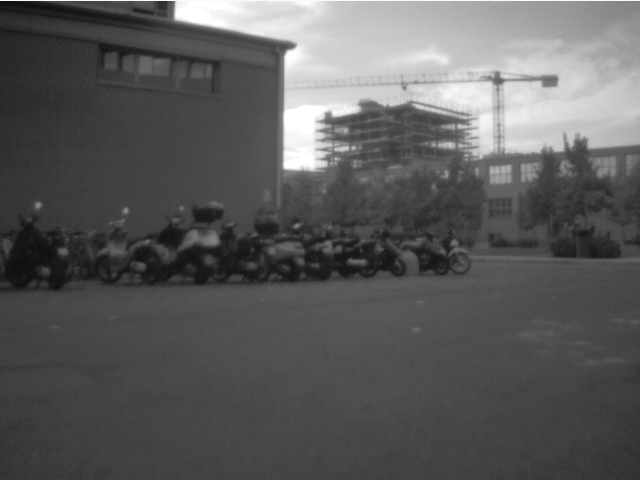
//> input picture orbsave/images/image0.png, 640 x 480 px
$ ./save   (built with g++ and OpenCV 4)
//> lines starting //> are read from the running program, lines starting //| are printed output that depends on the picture; after the words box and inside, x2 and y2 are one past the last pixel; in counts of white or black regions, pixels touching at a corner belong together
#include <iostream>
#include <sstream>

#include <opencv2/core.hpp>
#include <opencv2/highgui.hpp>
#include <opencv2/features2d.hpp>
#include <opencv2/imgproc.hpp>

// image information
const char IMG_ROOT[] = "../images/";
const int NIMAGES = 2;

// ----------------------------------------------------------------------------

void changeStructure(const cv::Mat& plain, std::vector<cv::Mat>& out)
{
  out.resize(plain.rows);

  for (int i=0; i<plain.rows; ++i) {
    out[i] = plain.row(i);
  }
}

// ----------------------------------------------------------------------------

void extract(std::vector<std::vector<cv::Mat>>& allDescriptors,
             std::vector<std::vector<cv::Point2f>>& allPoints)
{
  allDescriptors.clear();
  allDescriptors.reserve(NIMAGES);

  allPoints.clear();
  allPoints.reserve(NIMAGES);

  cv::Ptr<cv::ORB> orb = cv::ORB::create();

  std::cout << "Extracting ORB features..." << std::endl;
  for (int i=0; i<NIMAGES; ++i) {
    std::stringstream ss;
    ss << IMG_ROOT << "image" << i << ".png";

    cv::Mat image = cv::imread(ss.str(), 0);
//> image is the input picture: 480 rows x 640 cols, CV_8UC1; min 11, max 255, mean 90.9
    cv::Mat mask;
    std::vector<cv::KeyPoint> keypoints;
    cv::Mat descriptors;

    // Defaults:
    // 500 keypoints max
    // Lb = 256 bits (32 bytes) (desc length);
    // Sb = 31 (patch size)
    // 8 pyramidal levels with scale factor of 1.2
    orb->detectAndCompute(image, mask, keypoints, descriptors);
//> mask = empty; keypoints = 500 keypoints; strongest (x, y, size): (287, 164, 92.6), (287, 165, 111.1), (284, 164, 77.1), (285, 166, 53.6)

    std::vector<cv::Point2f> pts;
    for (const auto& kp : keypoints) {
      pts.push_back(kp.pt);
    }
//> this loop made 500 passes
//> kp on passes 1 to 3: keypoint at (506, 152), size 31, keypoint at (287, 51), size 31, keypoint at (550, 149), size 31
//> after the loop, pts = 500 Points (x, y), first 12: [506, 152], [287, 51], [550, 149], [495, 72], [498, 72], [470, 122], [472, 121], [326, 121], [467, 120], [493, 75], [497, 84], [295, 226]
    allPoints.push_back(pts);
//> allPoints = 1 point lists

    allDescriptors.push_back(std::vector<cv::Mat>());
    changeStructure(descriptors, allDescriptors.back());
  }
//> pass 2 of the loop in extract, `for (int i=0; i<NIMAGES; ++i)`:
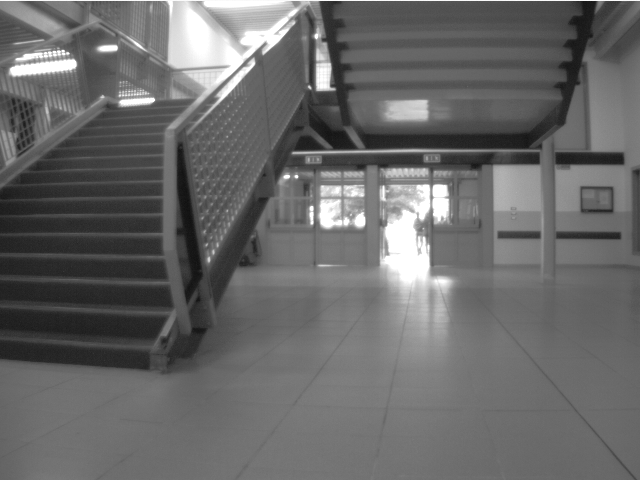
//> input picture orbsave/images/image1.png, 640 x 480 px
//> in extract, image is the input picture: 480 rows x 640 cols, CV_8UC1; min 15, max 255, mean 104.6
//> keypoints = 500 keypoints; strongest (x, y, size): (319, 87, 77.1), (327, 86, 53.6), (325, 86, 44.6), (154, 100, 31)
//> the loop in extract, `for (const auto& kp : keypoints)` made 500 passes
//> kp on passes 1 to 3: keypoint at (346, 224), size 31, keypoint at (40, 56), size 31, keypoint at (208, 260), size 31
//> after the loop in extract, `for (const auto& kp : keypoints)`: pts = 500 Points (x, y), first 12: [346, 224], [40, 56], [208, 260], [446, 197], [289, 176], [58, 48], [284, 177], [297, 177], [51, 55], [53, 51], [419, 238], [428, 185]
//> in extract, `allPoints.push_back(pts);`: allPoints = 2 point lists
}

// ----------------------------------------------------------------------------

void saveYAML(const std::vector<std::vector<cv::Mat>>& allDescriptors,
              const std::vector<std::vector<cv::Point2f>>& allPoints)
{
  cv::FileStorage fs("images.yaml", cv::FileStorage::WRITE);

  fs << "nrImages" << static_cast<int>(allDescriptors.size());

  for (size_t i=0; i<allDescriptors.size(); ++i) {
    fs << "image" + std::to_string(i) << "[";

    const size_t nrFeatures = allDescriptors[i].size();
    std::cout << "Image " << i << ": " << nrFeatures << " features" << std::endl;
    for (size_t j=0; j<nrFeatures; ++j) {
      fs << "{:";
      fs << "x" << allPoints[i][j].x;
      fs << "y" << allPoints[i][j].y;
      fs << "d" << "[:";
      for (size_t k=0; k<allDescriptors[i][j].cols; ++k) {
        fs << allDescriptors[i][j].at<uchar>(0, k);
      }
      fs << "]";
      fs << "}";
    }
    fs << "]";
  }
  fs.release();
}


// ----------------------------------------------------------------------------
// ----------------------------------------------------------------------------

int main(int argc, char const *argv[])
{
  std::vector<std::vector<cv::Mat>> allDescriptors;
  std::vector<std::vector<cv::Point2f>> allPoints;
  extract(allDescriptors, allPoints);
//> allDescriptors = 2 items; allPoints = 2 point lists

  saveYAML(allDescriptors, allPoints);
//> the loop in saveYAML, `for (size_t i=0; i<allDescriptors.size(); ++i)` made 2 passes
//> nrFeatures on passes 1 to 2: 500, 500
//| Image 0: 500 features
//| Image 1: 500 features

  //
  // Visualize images with keypoints
  //

  for (size_t i=0; i<NIMAGES; ++i) {
    std::stringstream ss;
    ss << IMG_ROOT << "image" << i << ".png";
    cv::Mat img = cv::imread(ss.str(), 1);

    const auto& points = allPoints[i];
//> points = 500 Points (x, y), first 12: [506, 152], [287, 51], [550, 149], [495, 72], [498, 72], [470, 122], [472, 121], [326, 121], [467, 120], [493, 75], [497, 84], [295, 226]

    for (const auto& pt : points) {
      cv::circle(img, pt, 2, cv::Scalar(0,0,255), -1);
    }
//> this loop made 500 passes
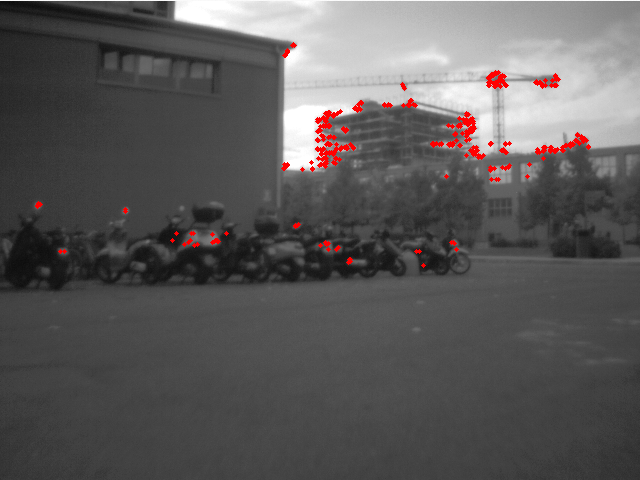
//> img: 480 rows x 640 cols, CV_8UC3; 1.08% of pixels changed, all inside (x1, y1, x2, y2) = (35, 42, 591, 268)

    cv::imshow("Image " + std::to_string(i), img);
  }
//> pass 2 of the loop `for (size_t i=0; i<NIMAGES; ++i)`:
//> points has the same summary as pts in extract
//> the loop `for (const auto& pt : points)` made 500 passes
//> after the loop `for (const auto& pt : points)`:
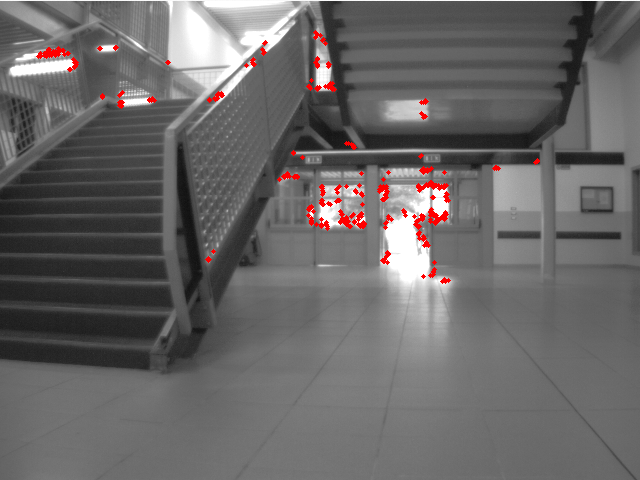
//> img: 480 rows x 640 cols, CV_8UC3; 1.07% of pixels changed, all inside (x1, y1, x2, y2) = (36, 30, 540, 284)

  // break on escape
  while (1) {
    if (cv::waitKey(0) == (char)27) {
//> the Esc key is pressed
      break;
    }
  }

  return 0;
}
